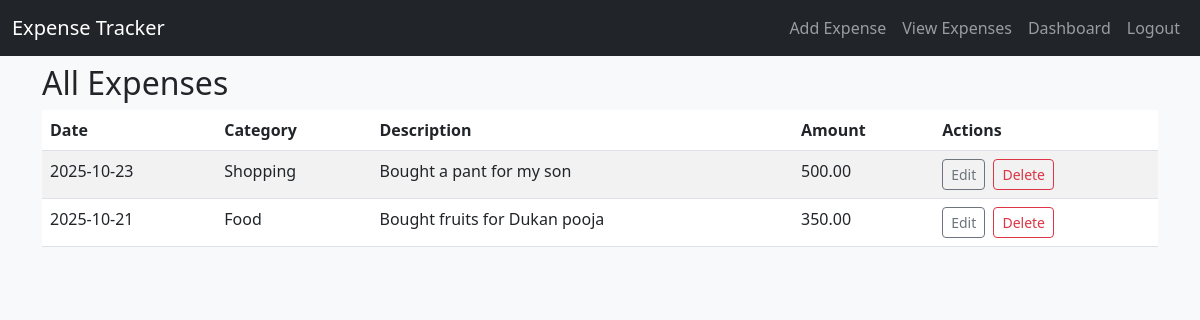
The page /view (signed in) on the database its author committed.
### app.py (models this page shows)
class Expense(db.Model):
    id = db.Column(db.Integer, primary_key=True)
    user_id = db.Column(db.Integer, db.ForeignKey('user.id'), nullable=False, index=True)
    date = db.Column(db.Date, nullable=False)
    category = db.Column(db.String(80), nullable=False)
    amount = db.Column(db.Float, nullable=False)
    description = db.Column(db.Text, nullable=True)
    user = db.relationship('User', backref=db.backref('expenses', lazy=True))

### app.py (the view)
@app.route('/view')
@login_required
def view_expenses():
    expenses = Expense.query.filter_by(user_id=current_user.id).order_by(Expense.date.desc()).all()
    return render_template('view_expenses.html', expenses=expenses)

### app.py (called while the page is built)
@login_manager.user_loader
def load_user(user_id):
    return User.query.get(int(user_id))

### templates/view_expenses.html
{% extends "base.html" %}
{% block content %}
<h2>All Expenses</h2>
<table class="table table-striped">
<thead>
<tr><th>Date</th><th>Category</th><th>Description</th><th>Amount</th><th>Actions</th></tr>
</thead>
<tbody>
{% for exp in expenses %}
<tr>
    <td>{{ exp.date }}</td>
    <td>{{ exp.category }}</td>
    <td>{{ exp.description or '' }}</td>
    <td>{{ '%.2f'|format(exp.amount) }}</td>
    <td>
        <a href="{{ url_for('edit_expense', exp_id=exp.id) }}" class="btn btn-sm btn-outline-secondary me-1">Edit</a>
        <form method="post" action="{{ url_for('delete_expense', exp_id=exp.id) }}" style="display:inline" onsubmit="return confirm('Delete this expense?');">
            <button class="btn btn-sm btn-outline-danger" type="submit">Delete</button>
        </form>
    </td>
</tr>
{% else %}
<tr><td colspan="5">No expenses yet.</td></tr>
{% endfor %}
</tbody>
</table>
{% endblock %}

### static/style.css (style rules this page uses)
body { background-color: #f8f9fa; }

### rows shown on the page
Expense: date "2025-10-23", category "Shopping", description "Bought a pant for my son", amount "500.00"
Expense: date "2025-10-21", category "Food", description "Bought fruits for Dukan pooja", amount "350.00"
